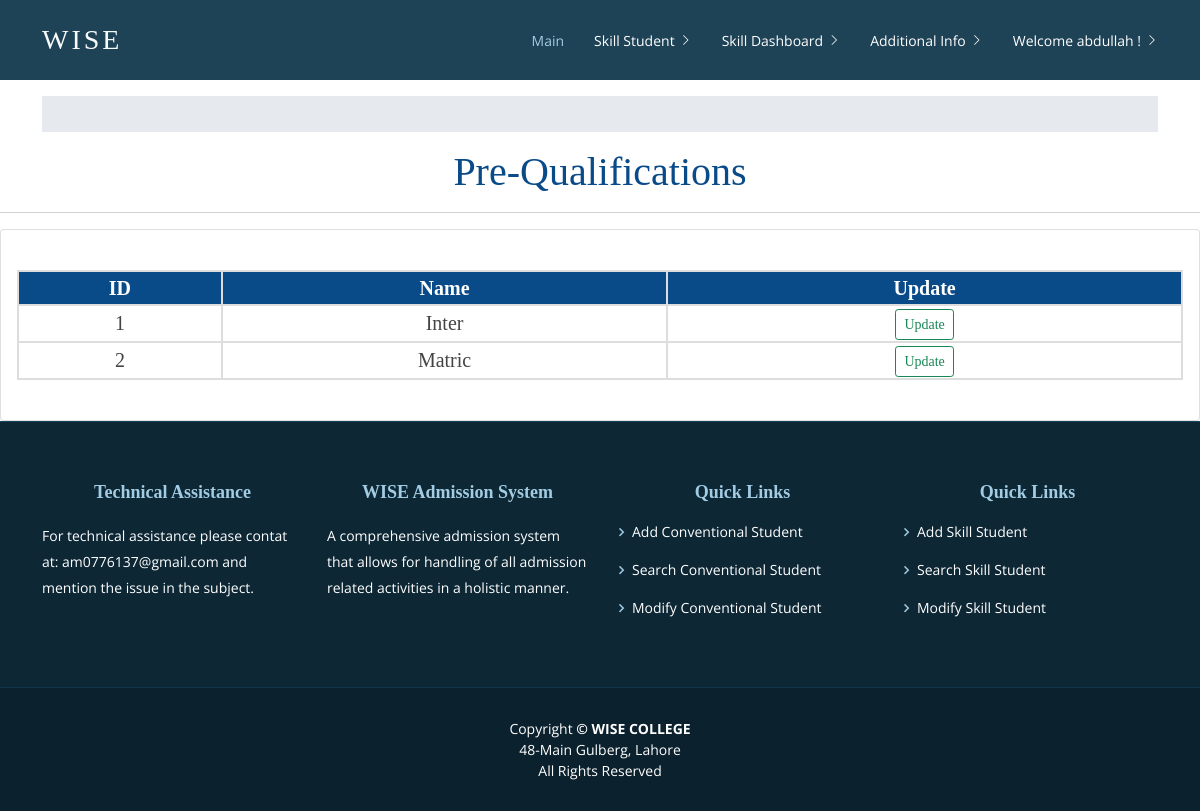
Before: /pre_qualification_dashboard/ (signed in) with the older database file.
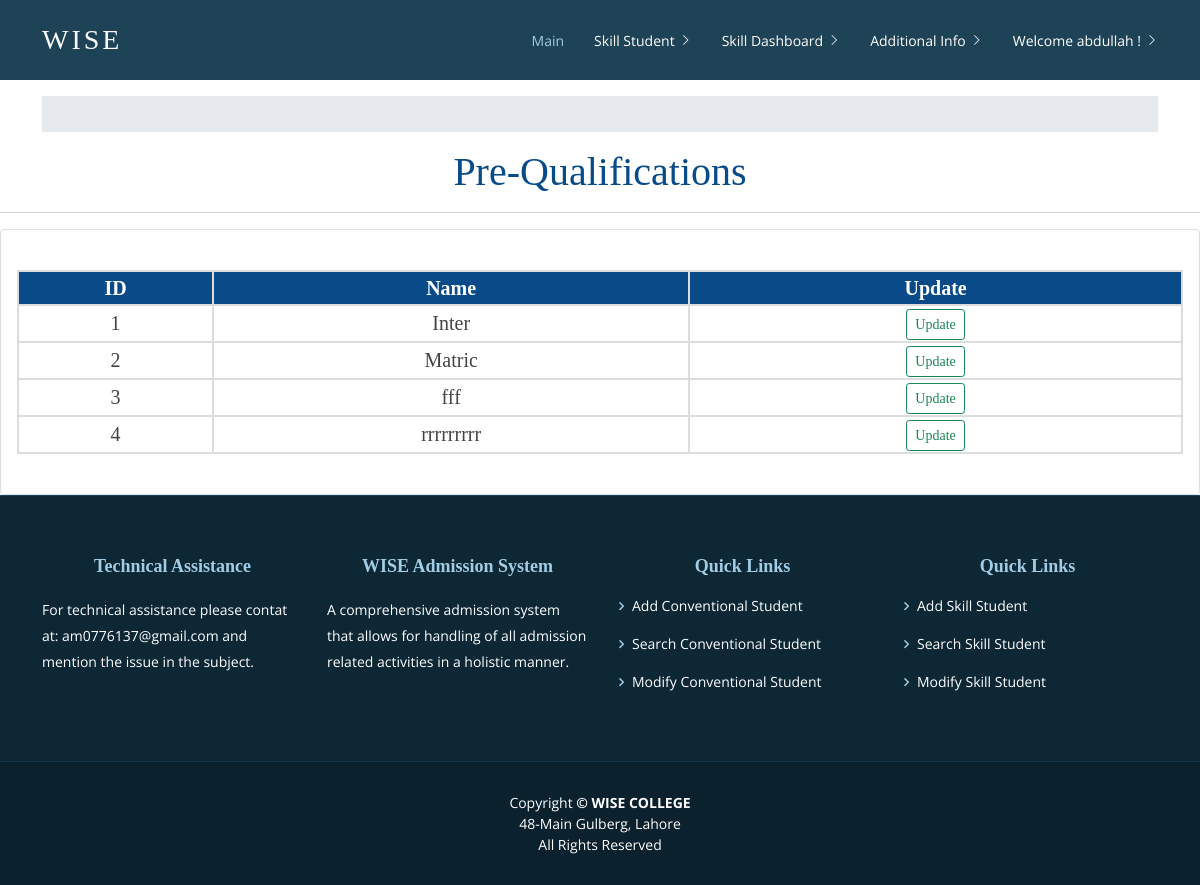
After: the same page with the newer database file.
### AdmissionSystem/models.py (models this page shows, shortened)
class PreQualification(models.Model):
	pre_qualification_name = models.CharField(max_length=10, blank=True)
	created_by = models.CharField(max_length=100,null=True,blank=True)
	updated_by = models.CharField(max_length=100,null=True,blank=True)

### AdmissionSystem/views.py (the view)
# urls.py: path('pre_qualification_dashboard/',views.pre_qualification_dashboard,name='prequalificationdashboard')
@login_required(login_url='loginpageview')
def pre_qualification_dashboard(request):
	pre_qualification_objects = PreQualification.objects.all()
	all_data = list()
	for prequal_object in pre_qualification_objects:
		prequal_data = list()
		prequal_data.append(prequal_object.id)
		prequal_data.append(prequal_object.pre_qualification_name)
		all_data.append(prequal_data)
	context = {'alldata': all_data}
	return render(request,'pre_qualification_dashboard.html',context=context)

### templates/pre_qualification_dashboard.html (shortened to what this page needs)
{% extends 'base.html' %}
{% load static %}
{% block content %}
<div class="col-md-15">
 		<h1 class="text-center">Pre-Qualifications</h1>
		<hr>
		<div class="card card-body">
				<table id="search-table" class="users-table mt-4">
						<tr>
							<th>ID</th>
							<th>Name</th>
							<th>Update</th>
						</tr>
						{% for data in alldata %}
								<tr>
									{% for column in data %}
									<td>{{ column }}</td>
									{% endfor %}
 									<td>
									<input value="Update" type="button" onclick="location.href='{% url 'update_prequalification' data.0 %}'" class="btn btn-sm btn-outline-success"></td>
								</tr>
						{% endfor %}
				</table>
				<br>
 		</div>
</div>
{% endblock %}

Changed rows visible on the page:
added PreQualification: data "fff"
added PreQualification: data "rrrrrrrrr"
Other visible differences:
new list line: "3 Update"
new list line: "4 Update"
